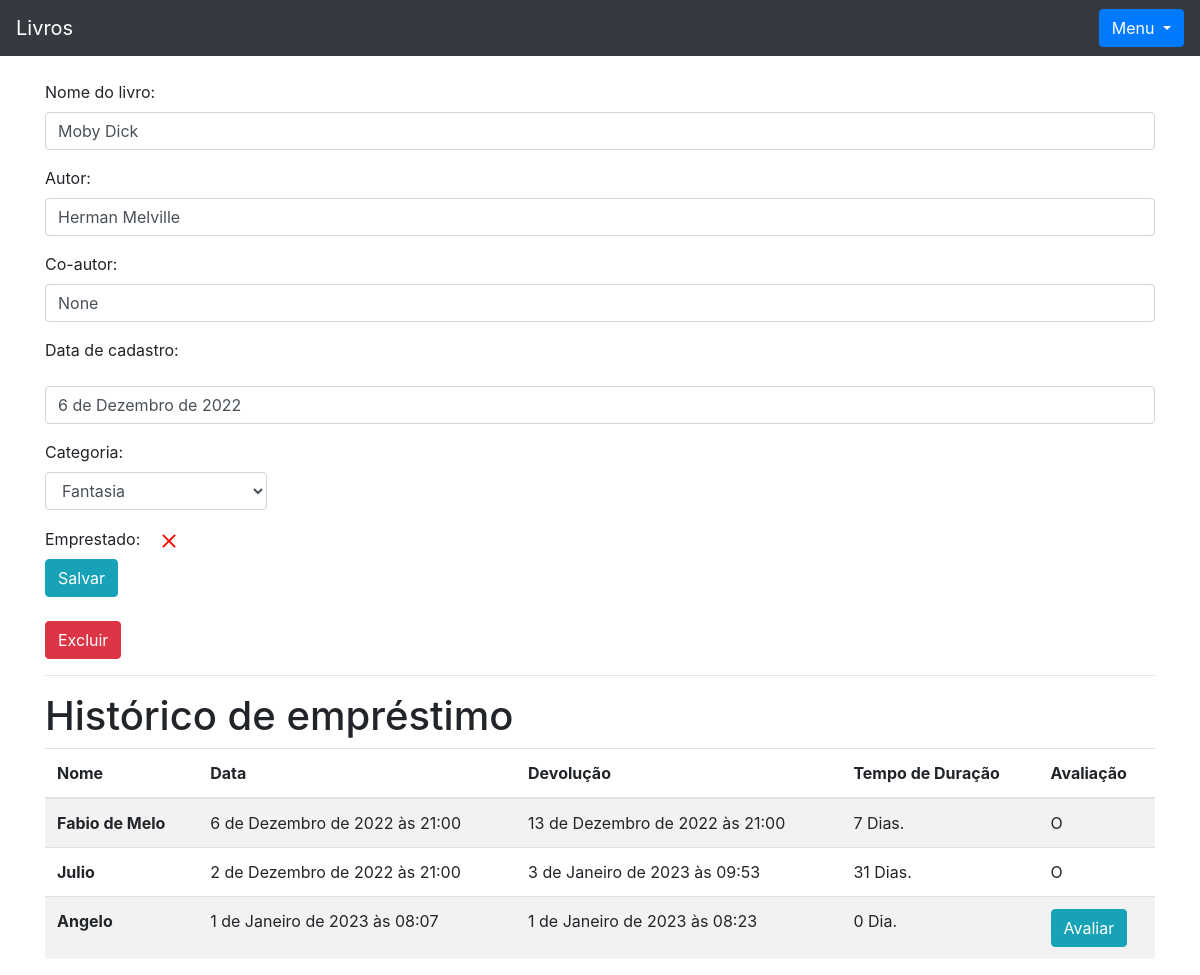
Screenshot of /livro/ver_livro/3 (signed in) with the database file from the repository.
### livro/models.py (models this page shows, shortened)
class Livros(models.Model):
    nome = models.CharField(max_length=100)
    autor = models.CharField(max_length=100)
    co_autor = models.CharField(max_length=100, blank=True, null=True)
    data_cadastro = models.DateField(default=date.today)
    emprestado = models.BooleanField(default=False)
    categoria = models.ForeignKey(Categoria, on_delete=models.DO_NOTHING)
    usuario = models.ForeignKey(Usuario, on_delete=models.DO_NOTHING)
    class Meta:
        verbose_name = 'Livro'

class Emprestimo(models.Model):
    choices_avaliacao = (
        ('P', 'Pessimo'),
        ('R', 'Ruim'),
        ('B', 'Bom'),
        ('M', 'Muito Bom'),
        ('O', 'Otimo')
    )
    nome_emprestado = models.ForeignKey(Usuario, on_delete=models.DO_NOTHING, blank=True, null=True)
    nome_emprestado_anonimo = models.CharField(max_length=100, blank=True, null=True)
    data_emprestimo = models.DateTimeField(default=datetime.datetime.now())
    data_devolucao = models.DateTimeField(blank=True, null=True)
    livro = models.ForeignKey(Livros, on_delete=models.DO_NOTHING)
    avaliacao = models.CharField(choices=choices_avaliacao, max_length=1, null=True, blank=True)

### usuarios/models.py (models this page shows)
class Usuario(models.Model):
    nome = models.CharField(max_length=100)
    email = models.EmailField()
    senha = models.CharField(max_length=64)
    def __str__(self) -> str:
        return self.nome

### livro/views.py (the view)
# urls.py: path('ver_livro/<int:id>', views.ver_livro, name='ver_livro'),
def ver_livro(request, id):
    if request.session.get('usuario'):
        livro = Livros.objects.get(id=id)
        if request.session.get('usuario') == livro.usuario.id:
            usuario = Usuario.objects.get(id=request.session['usuario'])
            categorias = Categoria.objects.filter(usuario_id = request.session.get('usuario'))
            emprestimos = Emprestimo.objects.filter(livro = livro)
            form = LivrosForm()
            form_categoria = CategoriaLivro()
            form.fields['usuario'].initial = request.session['usuario']
            form.fields['categoria'].queryset = Categoria.objects.filter(usuario = usuario)
            usuarios = Usuario.objects.all()
            livros_emprestar = Livros.objects.filter(usuario = usuario).filter(emprestado = False)
            livros_emprestados = Livros.objects.filter(usuario = usuario).filter(emprestado = True)
            return render(request, 'ver_livro.html', {'livro':livro, 'categorias':categorias, 'emprestimos':emprestimos,
            'usuario_logado':request.session.get('usuario'), 'form':form, 'categoria_form':form_categoria, 'usuarios':usuarios, 'livros_emprestar':livros_emprestar, 'livros_emprestados':livros_emprestados})
        else:
            return HttpResponse('Esse livro não te pertence')
    else:
        return redirect('/auth/login/?status=2')

### livro/forms.py
class LivrosForm(forms.ModelForm):
    class Meta:
        model = Livros
        fields = '__all__'
    def __init__(self, *args, **kwargs):
        super().__init__(*args, **kwargs)
        self.fields['usuario'].widget = forms.HiddenInput()

class CategoriaLivro(forms.Form):
    nome = forms.CharField(max_length=30)
    descricao = forms.CharField(max_length=100)
    def __init__(self, *args, **kwargs):
        super().__init__(*args, **kwargs)
        self.fields['descricao'].widget = forms.Textarea()

### livro/models.py (called while the page is built)
    def __str__(self) -> str:
        return self.nome

### livro/templatetags/filtros.py (called while the page is built)
@register.filter
def mostra_tempo(val1, val2):
    if isinstance(val1, datetime) and isinstance(val2, datetime):
        dias = (val1 - val2).days
        if dias > 1:
            return f'{(val1 - val2).days} Dias.'
        return f'{(val1 - val2).days} Dia.'
    return "Ainda não foi devolvido"

### livro/templates/ver_livro.html (shortened to what this page needs)
{% extends 'base.html' %}
{% load filtros %}
{% block conteudo %}
    <div class="container">
        <br>
        <form action="{% url 'alterar_livro' %}" method="POST">
            <p>
                <label>Nome do livro:</label>
                <input class="form-control" value="{{livro.nome}}" type="text" name="nome_livro">
            </p>
            <p>
                <label>Autor:</label>
                <input class="form-control" value="{{livro.autor}}" type="text" name="autor_livro">
            </p>
            <p>
                <label>Co-autor:</label>
                <input class="form-control" value="{{livro.co_autor}}" type="text" name="co_autor_livro">
            </p>
            <p>
                <label>Data de cadastro:</label>
                <p class="form-control">{{livro.data_cadastro}}</p>
            </p>
            <p>
                <label>Categoria:&nbsp;&nbsp;</label>
                <select name="categoria" class="form-control" style="width: 20%;">
                    {% for categoria in categorias %}
                        {% if livro.categoria == categoria %}
                            <option selected value="{{categoria.id}}">{{categoria}}</option>
                        {% else %}
                            <option value="{{categoria.id}}">{{categoria}}</option>
                        {% endif %}
                    {% endfor %}
                </select>
            </p>
            <label>Emprestado:&nbsp;&nbsp;</label>
            <br>
            <input type="submit" value="Salvar" class="btn btn-info">
        </form>
        <br>
        <a><button type="button" data-toggle="modal" data-target="#exampleModal2" class="btn btn-danger">
            Excluir
        </button></a>
        <hr>
        <h1>Histórico de empréstimo</h1>
        <table class="table table-striped">
            <thead>
                <tr>
                    <th scope="col">Nome</th>
                    <th scope="col">Data</th>
                    <th scope="col">Devolução</th>
                    <th scope="col">Tempo de Duração</th>
                    <th scope="col">Avaliação</th>
                </tr>
            </thead>
            <tbody>
                {% for emprestimo in emprestimos %}
                    <tr>
                        {% if emprestimo.nome_emprestado_anonimo == None %}
                            <th scope="row">{{emprestimo.nome_emprestado}}</th>
                        {% else %}
                            <th scope="row">{{emprestimo.nome_emprestado_anonimo}}</th>
                        {% endif %}
                        <td>{{emprestimo.data_emprestimo}}</td>
                        <td>{{emprestimo.data_devolucao}}</td>
                        <td>{{emprestimo.data_devolucao|mostra_tempo:emprestimo.data_emprestimo}}</td>
                        <td>
                            {% if emprestimo.avaliacao == None %}
                                <button class="btn btn-info" data-toggle="modal" data-target="#exampleModal4" type="button" data-emprestimo="{{emprestimo.id}}" onclick="define_avaliacao({{livro.id}})">Avaliar</button>
                            {% else %}
                                {{emprestimo.avaliacao}}
                            {% endif %}
                        </td>
                    </tr>
                {% endfor %}
            </tbody>
        </table>
    </div>
{% endblock %}

### templates/base.html (shortened to what this page needs)
<!doctype html>
<html lang="pt-br">
    <head>
        <link rel="stylesheet" href="https://cdn.jsdelivr.net/npm/bootstrap@4.6.2/dist/css/bootstrap.min.css">
    </head>
    <body>
        <nav class="navbar navbar-dark bg-dark">
            <a class="navbar-brand" href="{% url 'home' %}">Livros</a>
            {% if usuario_logado %}
                <div class="dropdown">
                    <a class="btn btn-primary dropdown-toggle" href="#" role="button" data-toggle="dropdown" aria-expanded="false">
                        Menu
                    </a>
                </div>
            {% endif %}
        </nav>
        {% block conteudo %}{% endblock %}
    </body>
</html>

### rows the page displays
Livros: nome_livro "Moby Dick", autor_livro "Herman Melville", co_autor_livro "None", data_cadastro "6 de Dezembro de 2022"
Emprestimo: nome_emprestado "Fabio de Melo", data_emprestimo "6 de Dezembro de 2022 às 21:00", data_devolucao "13 de Dezembro de 2022 às 21:00", data_devolucao|mostra_tempo "7 Dias.", avaliacao "O"
Emprestimo: nome_emprestado_anonimo "Julio", data_emprestimo "2 de Dezembro de 2022 às 21:00", data_devolucao "3 de Janeiro de 2023 às 09:53", data_devolucao|mostra_tempo "31 Dias.", avaliacao "O"
Emprestimo: nome_emprestado_anonimo "Angelo", data_emprestimo "1 de Janeiro de 2023 às 08:07", data_devolucao "1 de Janeiro de 2023 às 08:23", data_devolucao|mostra_tempo "0 Dia."

### other values shown
form field categoria "Fantasia"
